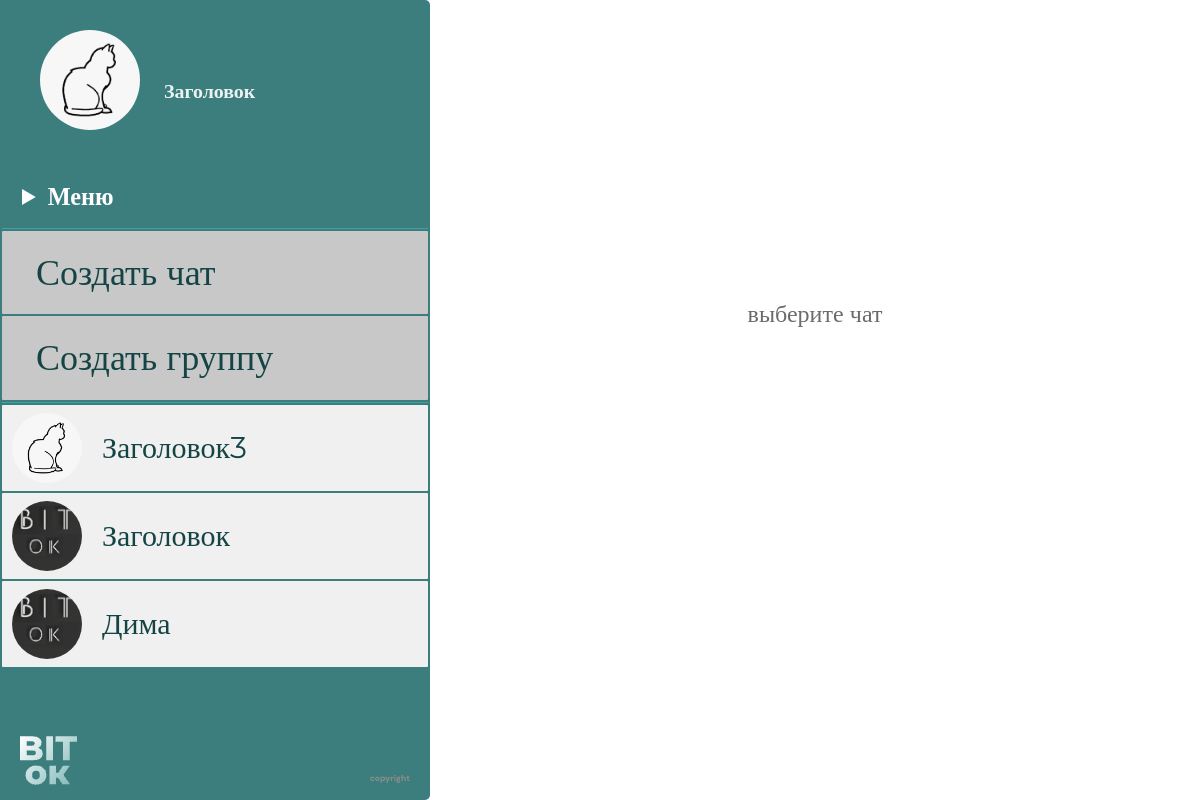
/chats (signed in), run on an earlier commit of the app's database.
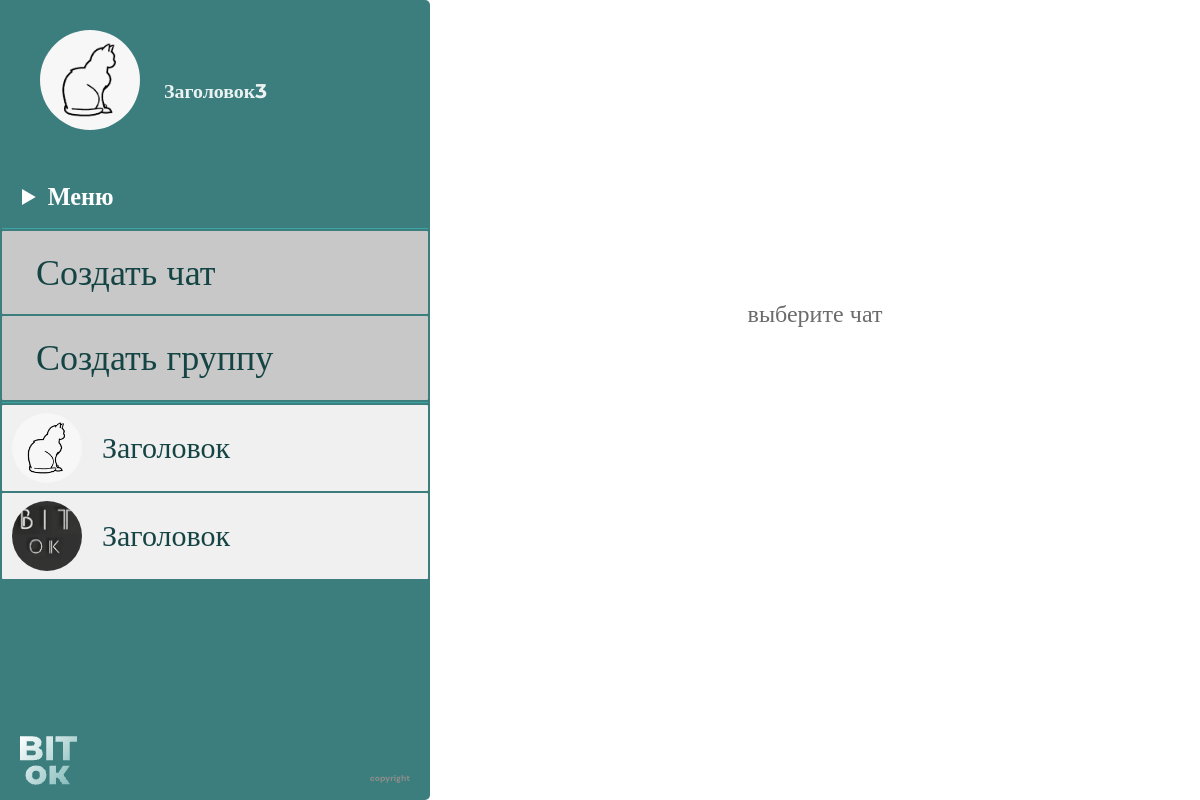
And on a later commit of the database.
### data/user.py (models this page shows, shortened)
class User(SqlAlchemyBase, UserMixin):
    __tablename__ = 'user'
    id = sqlalchemy.Column(sqlalchemy.Integer,
                           primary_key=True, autoincrement=True)
    name = sqlalchemy.Column(sqlalchemy.String, nullable=True)
    email = sqlalchemy.Column(sqlalchemy.String,
                              index=True, unique=True, nullable=True)
    hashed_password = sqlalchemy.Column(sqlalchemy.String, nullable=True)
    publications = sqlalchemy.Column(sqlalchemy.String, nullable=True)
    friends = sqlalchemy.Column(sqlalchemy.String, nullable=True)
    potential_friends = sqlalchemy.Column(sqlalchemy.String, nullable=True)
    photo = sqlalchemy.Column(sqlalchemy.String)
    messages = sqlalchemy.Column(sqlalchemy.String)
    messages_bad = sqlalchemy.Column(sqlalchemy.String)
    form = sqlalchemy.Column(sqlalchemy.String)
    role = sqlalchemy.Column(sqlalchemy.Integer)
    chats = sqlalchemy.Column(sqlalchemy.String)
    idstr = sqlalchemy.Column(sqlalchemy.String)
    current_form = sqlalchemy.Column(sqlalchemy.String)

### data/private_chat.py (models this page shows)
class PrivateChat(SqlAlchemyBase):
    __tablename__ = 'privatechat'
    id = sqlalchemy.Column(sqlalchemy.Integer,
                           primary_key=True, autoincrement=True)
    name1 = sqlalchemy.Column(sqlalchemy.String)
    name2 = sqlalchemy.Column(sqlalchemy.String)
    user1 = sqlalchemy.Column(sqlalchemy.Integer)
    user2 = sqlalchemy.Column(sqlalchemy.Integer)
    photo1 = sqlalchemy.Column(sqlalchemy.String)
    photo2 = sqlalchemy.Column(sqlalchemy.String)

### data/chat.py (models this page shows)
class Chat(SqlAlchemyBase):
    __tablename__ = 'chat'
    id = sqlalchemy.Column(sqlalchemy.Integer,
                           primary_key=True, autoincrement=True)
    name = sqlalchemy.Column(sqlalchemy.String, nullable=True)
    admin = sqlalchemy.Column(sqlalchemy.Integer)
    photo = sqlalchemy.Column(sqlalchemy.String)
    peoples = sqlalchemy.Column(sqlalchemy.String)
    count_peoples = sqlalchemy.Column(sqlalchemy.Integer)

### main.py (the view)
@app.route('/chats')
def chats():
    data = db_sess.query(Chat).filter(Chat.peoples.like(f'%{current_user.id}%')).all()
    data2 = db_sess.query(PrivateChat).filter(
        or_(PrivateChat.user2 == current_user.id, PrivateChat.user1 == current_user.id)).all()
    return render_template('chats.html', title='Группы', data=data, data2=data2)

### data/db_session.py (called while the page is built)
def create_session() -> Session:
    global __factory
    return __factory()

### main.py (called while the page is built)
@login_manager.user_loader
def load_teacher(user_id):
    db_sess = db_session.create_session()
    return db_sess.query(User).get(user_id)

### templates/chats.html (shortened to what this page needs)
<!DOCTYPE html>
<html lang="en">
<head>
    <link rel="stylesheet" href="../static/css/chats_style/chats_style.css">
</head>
<body>
    {% if current_user.is_authenticated %}
    <div class="site">
        <div class="site_left">
            <div class="profile">
                <div class="profile__img-wrapper">
                    <img src="/static/profile_photos/{{current_user.photo}}" alt="" class="profile__img">
                </div>
                <a href="/profile" class="profile__name" display="block">{{current_user.name}}</a>
            </div>
            <nav class="menu">
                <details class="menu__deatils-block">
                    <summary class="menu__title">Меню</summary>
                </details>
                <ul class="menu__buttons">
                    <li><a href="add_private" class="menu__link">Создать чат</a></li>
                    <li><a href="add_chat" class="menu__link">Создать группу</a></li>
                </ul>
                <ul class="menu__chats">
                    {% for item in data2%}
                    <a href="read_private_chat/{{item.id}}" class="chat" width="400">
                        {% if current_user.id == item.user1%}
                        <h2 class="chat__name">{{item.name1}}</h2>
                        <img class="chat__img" src="/static/profile_photos/{{item.photo2}}" width="70" height="70">
                        {% else %}
                        <h2 class="chat__name">{{item.name2}}</h2>
                        <img class="chat__img" src="/static/profile_photos/{{item.photo1}}" width="70" height="70">
                        {% endif %}
                    </a>
                    {% endfor %}
                    {% for item in data%}
                    <a href="read_chat/{{item.id}}" class="chat" width="400">
                        <h2 class="chat__name">{{item.name}}</h2>
                        <img class="chat__img" src="/static/chat_imgs/{{item.photo}}" width="70" height="70">
                    </a>
                    {% endfor %}
                </ul>
            </nav>
            <footer class="footer">
                <a href="/index" class="footer__logo"><img src="/static/img/logo_footer.png" alt=""></a>
                <p class="footer__copyright">copyright</p>
            </footer>
        </div>
        <div class="site_right">
            <p>выберите чат</p>
        </div>
    </div>
    {% endif %}
</body>
</html>

### static/css/chats_style/chats_style.css (style rules this page uses)
* { padding: 0; margin: 0; border: 0; }
*, *:before, *:after { box-sizing: border-box; }
nav, footer, header, aside { display: block; }
html, body { height: 100%; width: 100%; font-size: 100%; line-height: 1; font-size: 14px; -ms-text-size-adjust: 100%; -moz-text-size-adjust: 100%; -webkit-text-size-adjust: 100%; }
a, a:visited { text-decoration: none; }
ul li { list-style: none; }
img { vertical-align: top; }
h1, h2, h3, h4, h5, h6 { font-size: inherit; font-weight: 400; }
.site { display: flex; position: relative; background-color: #fff; overflow: hidden; }
.site_left { position: sticky; z-index: 100; left: 0; top: 0; width: 430px; height: 100vh; border-radius: 0px 5px 5px 0px; background: rgb(60, 126, 126); }
.site_left .profile { display: flex; gap: 24px; padding: 30px 0px 50px 40px; }
.site_left .profile__img { width: 100%; height: 100%; border-radius: 50%; }
.site_left .profile__img-wrapper { width: 100px; height: 100px; background: rgb(60, 126, 126); border-radius: 50%; }
.site_left .profile__name { color: rgba(255, 255, 255, 0.9); font-family: Montserrat; font-size: 19.89px; font-weight: 700; line-height: 120%; letter-spacing: 0%; text-align: center; padding-top: 50px; }
.site_left .menu { overflow: auto; max-height: 68vh; padding: 2px; scrollbar-color: white rgb(60, 126, 126); }
.site_left .menu__deatils-block { overflow: hidden; }
.site_left .menu__buttons { display: flex; flex-direction: column; gap: 2px; padding-top: 2px; padding-bottom: 2px; }
.site_left .menu__buttons a { background-color: #c8c8c8; }
.site_left .menu__buttons::after, .site_left .menu__buttons:before { content: ""; width: 100%; height: 1px; background: rgb(61, 163, 163); }
.site_left .menu__title { color: rgb(255, 255, 255); font-family: Montserrat; font-size: 24.27px; font-weight: 700; line-height: 120%; letter-spacing: 0%; text-align: left; margin-bottom: 15px; padding-left: 20px; cursor: pointer; }
.site_left .menu__link { display: block; border-radius: 1px; background: rgb(255, 255, 255); width: 100%; padding: 20px 34px; color: rgb(21, 68, 68); font-family: Montserrat; font-size: 36px; font-weight: 400; line-height: 120%; letter-spacing: 0%; text-align: left; }
.site_left .footer { position: absolute; left: 0; bottom: 0; display: flex; justify-content: space-between; align-items: flex-end; width: 100%; padding: 0 20px 15px 20px; }
.site_left .footer__copyright { color: rgb(142, 141, 138); font-family: "DM Sans"; font-size: 8.42px; font-weight: 800; line-height: 130%; letter-spacing: 0px; text-align: center; }
.site_right { position: absolute; top: 0; width: 100vw; padding-left: 430px; }
.site_right p { color: rgb(107, 107, 107); font-family: Montserrat; font-size: 24px; font-weight: 400; line-height: 120%; letter-spacing: 0%; text-align: center; padding-top: 300px; }
.menu__chats { display: flex; flex-direction: column; gap: 2px; }
.chat { display: block; border-radius: 1px; background: rgb(240, 240, 240); display: flex; flex-direction: row-reverse; justify-content: start; align-items: center; gap: 20px; padding: 8px 10px; }
.chat__name { color: rgb(21, 68, 68); font-family: Montserrat; font-size: 30px; font-weight: 400; line-height: 120%; text-align: left; }
.chat__img { border-radius: 50%; }

What changed in the data, as far as the page shows it:
no longer on this page (row edited): Chat: name "Дима", photo (picture)
changed User: name "Заголовок" → "Заголовок3"
changed PrivateChat: name1 "Заголовок3" → "Заголовок"
